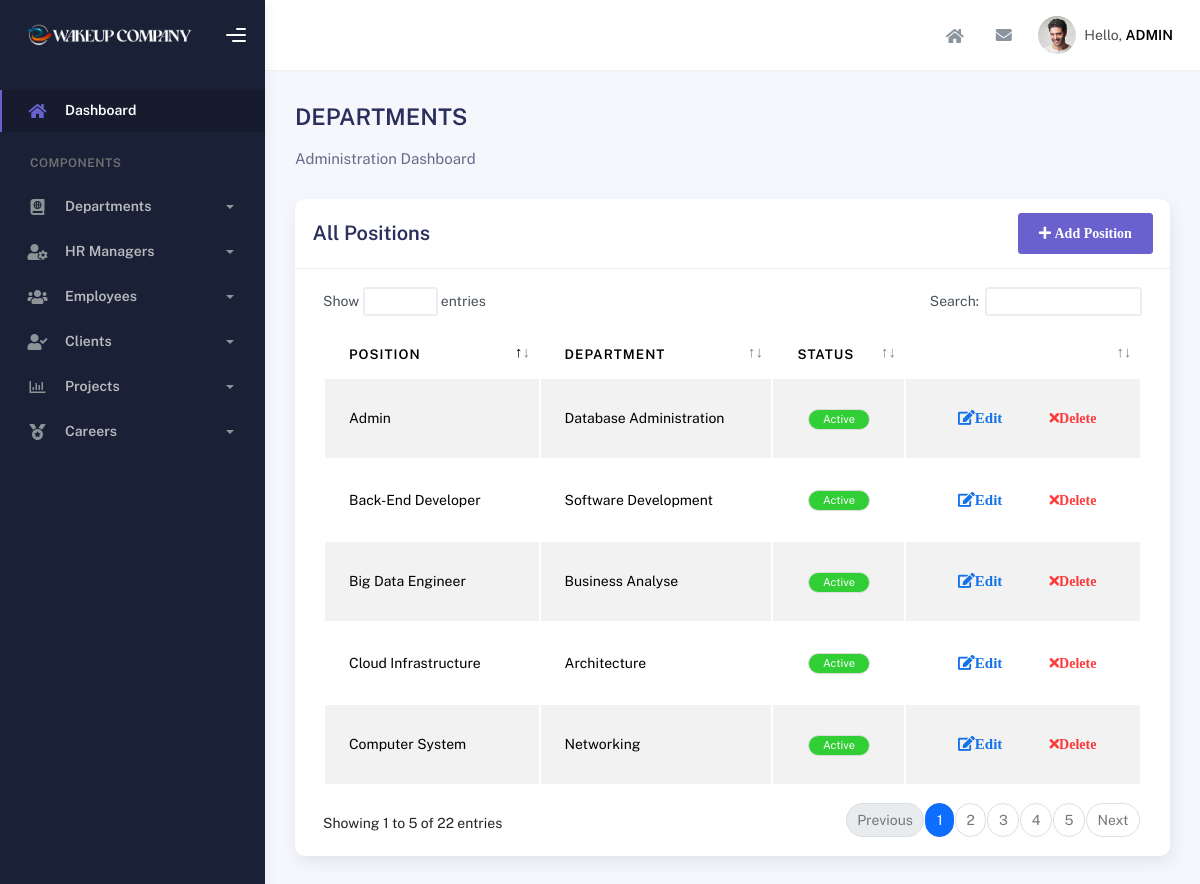
The app's page /posview (signed in) with its own data.
### app/models.py (models this page shows, shortened)
class Position(models.Model):
    name = models.TextField()
    department_id = models.ForeignKey(Department, on_delete=models.CASCADE)
    status = models.IntegerField()

class Department(models.Model):
    name = models.TextField()
    description = models.TextField()
    status = models.IntegerField()
    def __str__(self):
        return self.name

### app/views.py (the view)
# urls.py: path('posview',views.pos_view),
@login_required
def pos_view(request):
    st=Position.objects.all()
    return render(request,'department/pos_view.html',{'data':st})

### app/templates/department/pos_view.html (shortened to what this page needs)
<!DOCTYPE html>
<html lang="en">
  <head>
    <link rel="stylesheet" href="static/assets/css/bootstrap.min.css" />
    <link rel="stylesheet" href="static/assets/css/plugins.min.css" />
    <link rel="stylesheet" href="static/assets/css/kaiadmin.min.css" />
    <link rel="stylesheet" href="static/assets/css/demo.css" />
  </head>
  <body>
    <div class="wrapper">
      <div class="sidebar" data-background-color="dark">
        <div class="sidebar-logo">
          <div class="logo-header" data-background-color="dark">
            <a href="index" class="logo">
              <img
                src="static/assets/img/logo_light.png"
                alt="navbar brand"
                class="navbar-brand"
                height="25">
            </a>
            <div class="nav-toggle">
              <button class="btn btn-toggle toggle-sidebar">
                <i class="gg-menu-right"></i>
              </button>
            </div>
          </div>
        </div>
        <div class="sidebar-wrapper scrollbar scrollbar-inner">
          <div class="sidebar-content">
            <ul class="nav nav-secondary">
              <li class="nav-item active">
                <a  href="/index"
                  class="collapsed">
                  <i class="fas fa-home"></i>
                  <p>Dashboard</p>
                </a>
              </li>
              <li class="nav-section">
                <h4 class="text-section">Components</h4>
              </li>
              <li class="nav-item">
                <a data-bs-toggle="collapse" href="#forms">
                  <i class="fas fa-atlas"></i>
                  <p>Departments</p>
                  <span class="caret"></span>
                </a>
              </li>
              <li class="nav-item">
                <a data-bs-toggle="collapse" href="#base">
                  <i class="fas fa-user-cog"></i>
                  <p>HR Managers</p>
                  <span class="caret"></span>
                </a>
              </li>
              <li class="nav-item">
                <a data-bs-toggle="collapse" href="#sidebarLayouts">
                  <i class="fas fa-users"></i>
                  <p>Employees</p>
                  <span class="caret"></span>
                </a>
              </li>
              <li class="nav-item">
                <a data-bs-toggle="collapse" href="#tables">
                  <i class="fas fa-user-check"></i>
                  <p>Clients</p>
                  <span class="caret"></span>
                </a>
              </li>
              <li class="nav-item">
                <a data-bs-toggle="collapse" href="#charts">
                  <i class="far fa-chart-bar"></i>
                  <p>Projects</p>
                  <span class="caret"></span>
                </a>
              <li class="nav-item">
                <a data-bs-toggle="collapse" href="#submenu">
                  <i class="fas fa-medal"></i>
                  <p>Careers</p>
                  <span class="caret"></span>
                </a>
              </li>
            </ul>
          </div>
        </div>
      </div>
      <div class="main-panel">
        <div class="main-header">
          <nav
            class="navbar navbar-header navbar-header-transparent navbar-expand-lg border-bottom">
            <div class="container-fluid">
              <ul class="navbar-nav topbar-nav ms-md-auto align-items-center">
                <li class="nav-item">
                  <a
                    class="nav-link"
                    href="/index"
                  >
                    <i class="fas fa-home"></i>
                  </a>
                </li>
                <li class="nav-item topbar-icon dropdown hidden-caret">
                  <a
                    class="nav-link dropdown-toggle"
                    href="#"
                    id="messageDropdown"
                    role="button"
                    data-bs-toggle="dropdown"
                    aria-haspopup="true"
                    aria-expanded="false"
                  >
                    <i class="fa fa-envelope"></i>
                  </a>
                </li>
                <li class="nav-item topbar-user dropdown hidden-caret">
                  <a
                    class="dropdown-toggle profile-pic"
                    data-bs-toggle="dropdown"
                    href="#"
                    aria-expanded="false"
                  >
                    <div class="avatar-sm">
                      <img
                        src="static/assets/img/profile.jpg"
                        alt="..."
                        class="avatar-img rounded-circle"
                      />
                    </div>
                    <span class="profile-username">
                      <span class="op-7">Hello,</span>
                      <span class="fw-bold">ADMIN</span>
                    </span>
                  </a>
                </li>
              </ul>
            </div>
          </nav>
        </div>
        <div class="container">
          <div class="page-inner">
            <div
              class="d-flex align-items-left align-items-md-center flex-column flex-md-row pt-2 pb-4"
            >
              <div>
                <h3 class="fw-bold mb-3">DEPARTMENTS</h3>
                <h6 class="op-7 mb-2">Administration Dashboard</h6>
              </div>
            </div>
            <div class="col-md-12">
                <div class="card">
                  <div class="card-header">
                    <div class="d-flex align-items-center">
                      <h4 class="card-title">All Positions</h4>
                      <button class="btn btn-secondary ms-auto">
                        <span class="btn-label">
                          <a class="fa fa-plus" style="color: white;" href="posreg"> Add Position</a>
                        </span>
                      </button>
                    </div>
                  </div>
                  <div class="card-body">
                    <div class="table-responsive">
                      <table
                        id="add-row"
                        class="display table table-striped table-hover"
                      >
                        <thead>
                          <tr>
                            <th>Position</th>
                            <th>Department</th>
                            <th>Status</th>
                            <th style="width: 10%"></th>
                          </tr>
                        </thead>
                        <tbody>
                          {% for i in data %}
                          <tr>
                            <td>{{ i.name }}</td>
                            <td>{{ i.department_id }}</td>
                            <td class="px-2 py-1 text-center">
                              {% if i.status == 1 %}
                              <span class="badge bg-success rounded-pill px-3">Active</span> {% else %}
                              <span class="badge bg-warning rounded-pill px-3">Inactive</span> {% endif %}
                            </td>
                            <td>
                              <div class="form-button-action">
                                <button
                                  type="button"
                                  data-bs-toggle="tooltip"
                                  title=""
                                  class="btn btn-link btn-primary btn-lg"
                                  data-original-title="Edit Task"
                                >
                                  <a class="fa fa-edit" href="{% url 'posedit' i.id %}">Edit</a>
                                </button>
                                <button
                                  type="button"
                                  data-bs-toggle="tooltip"
                                  title=""
                                  class="btn btn-link btn-danger"
                                  data-original-title="Remove"
                                >
                                  <a class="fa fa-times" href="{% url 'posdelete' i.id %}" style="color: rgba(255, 0, 0, 0.767); ">Delete</a>
                                </button>
                              </div>
                            </td>
                          </tr>
                          {% endfor %}
                        </tbody>
                      </table>
                    </div>
                  </div>
                </div>
              </div>
          </div>
        </div>
      </div>
    </div>
  </body>
</html>

### records on screen
Position: name "Cloud Infrastructure", department_id "Architecture", status "Active"
Position: name "Computer System", department_id "Networking", status "Active"
Position: name "Big Data Engineer", department_id "Business Analyse", status "Active"
Position: name "Back-End Developer", department_id "Software Development", status "Active"
Position: name "Admin", department_id "Database Administration", status "Active"
